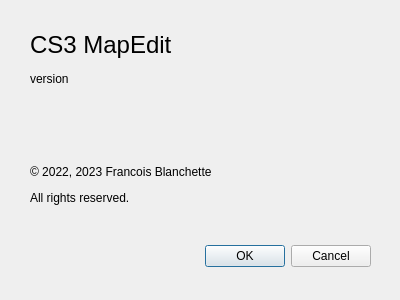
<?xml version="1.0" encoding="UTF-8"?>
<ui version="4.0">
 <class>DlgAbout</class>
 <widget class="QDialog" name="DlgAbout">
  <property name="geometry">
   <rect>
    <x>0</x>
    <y>0</y>
    <width>400</width>
    <height>300</height>
   </rect>
  </property>
  <property name="minimumSize">
   <size>
    <width>400</width>
    <height>300</height>
   </size>
  </property>
  <property name="maximumSize">
   <size>
    <width>400</width>
    <height>300</height>
   </size>
  </property>
  <property name="windowTitle">
   <string>About mapEdit</string>
  </property>
  <widget class="QDialogButtonBox" name="buttonBox">
   <property name="geometry">
    <rect>
     <x>30</x>
     <y>240</y>
     <width>341</width>
     <height>32</height>
    </rect>
   </property>
   <property name="orientation">
    <enum>Qt::Horizontal</enum>
   </property>
   <property name="standardButtons">
    <set>QDialogButtonBox::Cancel|QDialogButtonBox::Ok</set>
   </property>
  </widget>
  <widget class="QLabel" name="label">
   <property name="geometry">
    <rect>
     <x>30</x>
     <y>30</y>
     <width>251</width>
     <height>31</height>
    </rect>
   </property>
   <property name="text">
    <string>&lt;html&gt;&lt;head/&gt;&lt;body&gt;&lt;p&gt;&lt;span style=&quot; font-size:18pt;&quot;&gt;CS3 MapEdit&lt;/span&gt;&lt;/p&gt;&lt;/body&gt;&lt;/html&gt;</string>
   </property>
  </widget>
  <widget class="QLabel" name="label_2">
   <property name="geometry">
    <rect>
     <x>30</x>
     <y>160</y>
     <width>341</width>
     <height>51</height>
    </rect>
   </property>
   <property name="text">
    <string>&lt;html&gt;&lt;head/&gt;&lt;body&gt;&lt;p&gt;© 2022, 2023 Francois Blanchette&lt;/p&gt;&lt;p&gt;All rights reserved.&lt;/p&gt;&lt;/body&gt;&lt;/html&gt;</string>
   </property>
  </widget>
  <widget class="QLabel" name="label_3">
   <property name="geometry">
    <rect>
     <x>260</x>
     <y>20</y>
     <width>111</width>
     <height>121</height>
    </rect>
   </property>
   <property name="text">
    <string/>
   </property>
   <property name="pixmap">
    <pixmap resource="mapedit.qrc">:/linux/CS3MapEdit-icon.png</pixmap>
   </property>
  </widget>
  <widget class="QLabel" name="sAppVersion">
   <property name="geometry">
    <rect>
     <x>30</x>
     <y>70</y>
     <width>191</width>
     <height>18</height>
    </rect>
   </property>
   <property name="text">
    <string>version</string>
   </property>
  </widget>
 </widget>
 <resources>
  <include location="mapedit.qrc"/>
 </resources>
 <connections>
  <connection>
   <sender>buttonBox</sender>
   <signal>accepted()</signal>
   <receiver>DlgAbout</receiver>
   <slot>accept()</slot>
   <hints>
    <hint type="sourcelabel">
     <x>248</x>
     <y>254</y>
    </hint>
    <hint type="destinationlabel">
     <x>157</x>
     <y>274</y>
    </hint>
   </hints>
  </connection>
  <connection>
   <sender>buttonBox</sender>
   <signal>rejected()</signal>
   <receiver>DlgAbout</receiver>
   <slot>reject()</slot>
   <hints>
    <hint type="sourcelabel">
     <x>316</x>
     <y>260</y>
    </hint>
    <hint type="destinationlabel">
     <x>286</x>
     <y>274</y>
    </hint>
   </hints>
  </connection>
 </connections>
</ui>
